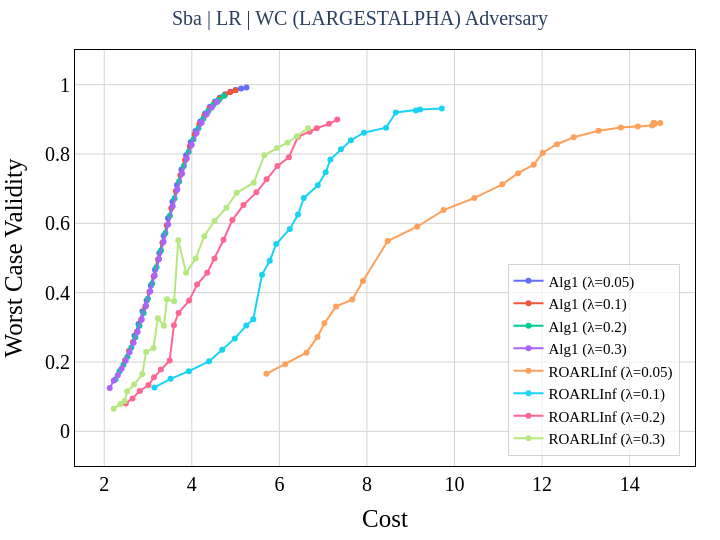

This figure's notebook cell:
### Code cell
should_plot_frontier = False


data_map = {'synthetic': 'Synthetic', 'sba': 'Small Business Administration', 'german': 'German', 'income': 'ACS Income'}
model_map = {'lr': 'Logistic Regression', 'nn': 'Neural Network'}

# colors = ['#1f77b4', '#17becf', '#9467bd', '#e377c2', '#2ca02c'] # Synthesis
colors = ['#C7E8F0', "#7FCBDC", "#37AEC8", '#236F80', '#E2C2F4', "#BD74E7", "#9726D9", "#61188B"] # Synthesis
# colors = ['#17becf', '#e377c2', '#2ca02c'] # German
# colors = ['#17becf', '#9467bd', '#e377c2', '#2ca02c'] # SBA

nc = len(colors)
font_family = 'Times New Roman'
font_color = 'black'
width, height = 720, 540

symbols = ['x' for _ in range(len(lambdas))] + ['circle']
size = [7 for _ in range(len(lambdas))] + [5]

fig = go.Figure()

if should_plot_frontier:
    for i, alg in enumerate(params["algorithms"]):
        df_alg = df_results_avg.copy()
        df_alg = df_alg[(df_alg['algorithm']==alg)].sort_values(['Cost'], ascending=True).reset_index(drop=True)
        x, y, mask = find_pareto(df_alg['Cost'], df_alg['Worst Case Validity'], return_index=True)
        df_alg = pd.DataFrame({'Algorithm': [f"{alg}" for _ in range(len(x))], 'Cost': x, 'Worst Case Validity': y, 'alpha': df_alg['alpha'][mask], 'lambda': df_alg['lambda'][mask]})

        fig.add_trace(go.Scatter(
            x = df_alg['Cost'],
            y = df_alg['Worst Case Validity'],
            mode = 'lines+markers' if alg != 'wachter' else 'markers',
            name = f"{alg}",
            showlegend=True,
            # customdata=df_alg['alpha'],
            customdata=df_alg[['alpha', 'lambda']].to_numpy(),
            hovertemplate='Cost: %{x}<br>Validity: %{y}<br>alpha: %{customdata[0]}<br>lambda: %{customdata[1]}'
        ))
else:
    c = 0
    for i, alg in enumerate(params["algorithms"]):
        for lamb in lambdas:
            # df_alg = df_results[(df_results['algorithm'] == alg) & (df_results['lambda']==lamb) & (df_results['alpha']<=0.2)].sort_values(['Cost'], ascending=True).copy().reset_index(drop=True)

            df_alg = df_results_avg.copy()

            df_alg = df_alg[(df_alg['algorithm']==alg) & (df_alg['lambda']==lamb)]
            x, y = df_alg['Cost'], df_alg['Worst Case Validity']
            df_alg = pd.DataFrame({'Algorithm': [f"{alg}_(λ={lamb})" for _ in range(len(x))], 'Cost': x, 'Worst Case Validity': y, 'alpha': df_alg['alpha']})

            # df_alg = df_alg[(df_alg['algorithm']==alg)].sort_values(['Cost'], ascending=True).reset_index(drop=True)
            # x, y, mask = find_pareto(df_alg['Cost'], df_alg['Worst Case Validity'], return_index=True)
            # df_alg = pd.DataFrame({'Algorithm': [f"{alg}_(λ={lamb})" for _ in range(len(x))], 'Cost': x, 'Worst Case Validity': y, 'alpha': df_alg['alpha'][mask]})

            fig.add_trace(go.Scatter(
                x = df_alg['Cost'],
                y = df_alg['Worst Case Validity'],
                # marker = dict(color=colors[c], size=5),
                mode = 'lines+markers' if alg != 'wachter' else 'markers',
                name = f"{alg} (λ={lamb})",
                showlegend=True,
                customdata=df_alg['alpha'],
                hovertemplate='Cost: %{x}<br>Validity: %{y}<br>alpha: %{customdata}'
            ))
            c+=1

fig.update_xaxes(
    title=dict(
        text='Cost',
        font=dict(
            family=font_family,
            color=font_color,
            size=25
        )
        ), 
    showline=True, 
    mirror=True,
    linecolor='black', 
    gridcolor='lightgrey', 
    zerolinewidth=1,
    zerolinecolor='lightgrey',
    )


fig.update_yaxes(
    title=dict(
        text='Worst Case Validity',
        font=dict(
            family=font_family,
            color=font_color,
            size=25
        ), 
        ), 
    showline=True, 
    mirror=True,
    linecolor='black', 
    gridcolor='lightgrey',
    zerolinewidth=1,
    zerolinecolor='lightgrey',
    )


fig.update_layout(
    width=width,
    height=height,
    plot_bgcolor='white',
    paper_bgcolor='white',
    margin=dict(t=50,b=25,l=25,r=25),
    title =dict(
        # text=f"{params['data'].capitalize()} | {params['base_model'].upper()} | Average Adversary", 
        text=f"{params['data'].capitalize()} | {params['base_model'].upper()} | WC ({params['adv_method']}) Adversary", 
        x= 0.5, 
        font=dict(family=font_family, size=20)
        ),
    legend=dict(
        x=0.975, 
        y=0.025, 
        orientation='v',
        xanchor='right',
        font=dict(
            family=font_family,
            color=font_color,
            size=15
            ), 
        bgcolor='rgba(255, 255, 255, 0.7)',
        bordercolor='lightgrey',
        borderwidth=1,
        entrywidth=100.5,
        ),
    xaxis=dict(
        tickfont=dict(
            family=font_family,
            color=font_color,
            size=20,
        ),
    ),
    yaxis=dict(
        tickfont=dict(
            family=font_family,
            color=font_color,
            size=20
        ),
        range=[-0.1,1.1],
    )
)

print(f'{params["data"]}  |  {params["base_model"].upper()}')
fig.show()

### Figure 1 — Plotly figure (JSON) as saved in the notebook; plotly's stock layout.template omitted (floating-point values rounded to 4 significant figures)
{"data": [{"customdata": [0.02, 0.04, 0.06, 0.08, 0.1, 0.12, 0.14, 0.16, 0.18, 0.2, 0.22, 0.24, 0.26, 0.28, 0.3, 0.32, 0.34, 0.36, 0.38, 0.4, 0.42, 0.44, 0.46, 0.48, 0.5], "hovertemplate": "Cost: %{x}<br>Validity: %{y}<br>alpha: %{customdata}", "mode": "lines+markers", "name": "Alg1 (λ=0.05)", "showlegend": true, "type": "scatter", "x": [2.69, 2.782, 2.874, 2.968, 3.063, 3.16, 3.257, 3.356, 3.456, 3.557, 3.66, 3.764, 3.869, 3.976, 4.084, 4.193, 4.304, 4.417, 4.531, 4.646, 4.763, 4.882, 5.003, 5.125, 5.249], "y": [0.2754, 0.3093, 0.3465, 0.3777, 0.4204, 0.466, 0.5141, 0.5639, 0.6144, 0.6624, 0.7103, 0.7553, 0.7967, 0.8339, 0.8665, 0.894, 0.9171, 0.936, 0.9512, 0.9631, 0.9724, 0.9795, 0.9848, 0.9889, 0.9919]}, {"customdata": [0.02, 0.04, 0.06, 0.08, 0.1, 0.12, 0.14, 0.16, 0.18, 0.2, 0.22, 0.24, 0.26, 0.28, 0.3, 0.32, 0.34, 0.36, 0.38, 0.4, 0.42, 0.44, 0.46, 0.48, 0.5], "hovertemplate": "Cost: %{x}<br>Validity: %{y}<br>alpha: %{customdata}", "mode": "lines+markers", "name": "Alg1 (λ=0.1)", "showlegend": true, "type": "scatter", "x": [2.475, 2.566, 2.657, 2.749, 2.843, 2.937, 3.033, 3.13, 3.229, 3.329, 3.43, 3.532, 3.636, 3.741, 3.847, 3.955, 4.064, 4.175, 4.288, 4.401, 4.517, 4.634, 4.752, 4.873, 4.995], "y": [0.2054, 0.2317, 0.2578, 0.2873, 0.322, 0.3604, 0.4023, 0.4477, 0.4958, 0.5441, 0.5945, 0.6446, 0.6933, 0.7397, 0.7829, 0.822, 0.8562, 0.8857, 0.9105, 0.9309, 0.9473, 0.9602, 0.9702, 0.9779, 0.9837]}, {"customdata": [0.02, 0.04, 0.06, 0.08, 0.1, 0.12, 0.14, 0.16, 0.18, 0.2, 0.22, 0.24, 0.26, 0.28, 0.3, 0.32, 0.34, 0.36, 0.38, 0.4, 0.42, 0.44, 0.46, 0.48, 0.5], "hovertemplate": "Cost: %{x}<br>Validity: %{y}<br>alpha: %{customdata}", "mode": "lines+markers", "name": "Alg1 (λ=0.2)", "showlegend": true, "type": "scatter", "x": [2.257, 2.348, 2.439, 2.529, 2.619, 2.711, 2.805, 2.9, 2.996, 3.095, 3.194, 3.295, 3.397, 3.5, 3.605, 3.711, 3.818, 3.928, 4.038, 4.15, 4.264, 4.379, 4.495, 4.614, 4.734], "y": [0.1502, 0.1732, 0.1922, 0.2155, 0.2418, 0.2712, 0.3043, 0.3414, 0.3823, 0.4262, 0.473, 0.5219, 0.5719, 0.6221, 0.6718, 0.7208, 0.7653, 0.8062, 0.8428, 0.8746, 0.9016, 0.9238, 0.9418, 0.956, 0.9671]}, {"customdata": [0.02, 0.04, 0.06, 0.08, 0.1, 0.12, 0.14, 0.16, 0.18, 0.2, 0.22, 0.24, 0.26, 0.28, 0.3, 0.32, 0.34, 0.36, 0.38, 0.4, 0.42, 0.44, 0.46, 0.48, 0.5], "hovertemplate": "Cost: %{x}<br>Validity: %{y}<br>alpha: %{customdata}", "mode": "lines+markers", "name": "Alg1 (λ=0.3)", "showlegend": true, "type": "scatter", "x": [2.126, 2.218, 2.309, 2.399, 2.488, 2.578, 2.669, 2.762, 2.856, 2.953, 3.051, 3.151, 3.252, 3.354, 3.458, 3.563, 3.669, 3.777, 3.886, 3.997, 4.11, 4.224, 4.339, 4.456, 4.575], "y": [0.1249, 0.1463, 0.1616, 0.1815, 0.2034, 0.2283, 0.2559, 0.2871, 0.3224, 0.3621, 0.4043, 0.4498, 0.4974, 0.5468, 0.5971, 0.6494, 0.6977, 0.744, 0.787, 0.8261, 0.8604, 0.8898, 0.9143, 0.9343, 0.9502]}, {"customdata": [0.02, 0.04, 0.06, 0.08, 0.1, 0.12, 0.14, 0.16, 0.18, 0.2, 0.22, 0.24, 0.26, 0.28, 0.3, 0.32, 0.34, 0.36, 0.38, 0.4, 0.42, 0.44, 0.46, 0.48, 0.5], "hovertemplate": "Cost: %{x}<br>Validity: %{y}<br>alpha: %{customdata}", "mode": "lines+markers", "name": "ROARLInf (λ=0.05)", "showlegend": true, "type": "scatter", "x": [5.706, 6.134, 6.618, 6.871, 7.028, 7.295, 7.666, 7.908, 8.474, 9.147, 9.751, 10.45, 11.09, 11.45, 11.81, 12.02, 12.34, 12.72, 13.29, 13.8, 14.19, 14.51, 14.55, 14.58, 14.7], "y": [0.1661, 0.1935, 0.2269, 0.2723, 0.3115, 0.3604, 0.38, 0.4336, 0.5488, 0.5902, 0.6381, 0.673, 0.7127, 0.7446, 0.7693, 0.8037, 0.8282, 0.8483, 0.867, 0.8762, 0.8794, 0.882, 0.8899, 0.8871, 0.8895]}, {"customdata": [0.02, 0.04, 0.06, 0.08, 0.1, 0.12, 0.14, 0.16, 0.18, 0.2, 0.22, 0.24, 0.26, 0.28, 0.3, 0.32, 0.34, 0.36, 0.38, 0.4, 0.42, 0.44, 0.46, 0.48, 0.5], "hovertemplate": "Cost: %{x}<br>Validity: %{y}<br>alpha: %{customdata}", "mode": "lines+markers", "name": "ROARLInf (λ=0.1)", "showlegend": true, "type": "scatter", "x": [3.145, 3.516, 3.932, 4.393, 4.694, 4.982, 5.242, 5.403, 5.604, 5.782, 5.927, 6.239, 6.426, 6.557, 6.878, 7.058, 7.165, 7.405, 7.633, 7.932, 8.437, 8.658, 9.117, 9.211, 9.709], "y": [0.1266, 0.1515, 0.1736, 0.2019, 0.2351, 0.2681, 0.3049, 0.3232, 0.452, 0.4918, 0.54, 0.5838, 0.6254, 0.6731, 0.7099, 0.7474, 0.7843, 0.8134, 0.8397, 0.8616, 0.8759, 0.9196, 0.9255, 0.9284, 0.9314]}, {"customdata": [0.02, 0.04, 0.06, 0.08, 0.1, 0.12, 0.14, 0.16, 0.18, 0.2, 0.22, 0.24, 0.26, 0.28, 0.3, 0.32, 0.34, 0.36, 0.38, 0.4, 0.42, 0.44, 0.46, 0.48, 0.5], "hovertemplate": "Cost: %{x}<br>Validity: %{y}<br>alpha: %{customdata}", "mode": "lines+markers", "name": "ROARLInf (λ=0.2)", "showlegend": true, "type": "scatter", "x": [2.493, 2.645, 2.81, 3.011, 3.136, 3.293, 3.493, 3.591, 3.697, 3.937, 4.12, 4.351, 4.52, 4.725, 4.925, 5.181, 5.476, 5.707, 5.956, 6.217, 6.423, 6.692, 6.853, 7.135, 7.321], "y": [0.08042, 0.09507, 0.1166, 0.1338, 0.1558, 0.178, 0.2043, 0.3063, 0.3415, 0.3772, 0.4233, 0.4572, 0.4987, 0.5526, 0.6094, 0.6528, 0.6894, 0.7271, 0.7656, 0.7903, 0.8494, 0.8644, 0.8742, 0.887, 0.8993]}, {"customdata": [0.02, 0.04, 0.06, 0.08, 0.1, 0.12, 0.14, 0.16, 0.18, 0.2, 0.22, 0.24, 0.26, 0.28, 0.3, 0.32, 0.34, 0.36, 0.38, 0.4, 0.42, 0.44, 0.46, 0.48, 0.5], "hovertemplate": "Cost: %{x}<br>Validity: %{y}<br>alpha: %{customdata}", "mode": "lines+markers", "name": "ROARLInf (λ=0.3)", "showlegend": true, "type": "scatter", "x": [2.215, 2.368, 2.463, 2.526, 2.682, 2.871, 2.956, 3.124, 3.224, 3.362, 3.433, 3.596, 3.69, 3.87, 4.089, 4.284, 4.518, 4.789, 5.025, 5.413, 5.657, 5.946, 6.186, 6.401, 6.654], "y": [0.06537, 0.07855, 0.0872, 0.1153, 0.135, 0.1652, 0.2288, 0.2403, 0.3263, 0.3044, 0.3813, 0.3756, 0.551, 0.4571, 0.4989, 0.563, 0.6068, 0.645, 0.688, 0.7171, 0.7963, 0.8173, 0.8325, 0.8511, 0.8745]}], "layout": {"height": 540, "legend": {"bgcolor": "rgba(255, 255, 255, 0.7)", "bordercolor": "lightgrey", "borderwidth": 1, "entrywidth": 100.5, "font": {"color": "black", "family": "Times New Roman", "size": 15}, "orientation": "v", "x": 0.975, "xanchor": "right", "y": 0.025}, "margin": {"b": 25, "l": 25, "r": 25, "t": 50}, "paper_bgcolor": "white", "plot_bgcolor": "white", "title": {"font": {"family": "Times New Roman", "size": 20}, "text": "Sba | LR | WC (LARGESTALPHA) Adversary", "x": 0.5}, "width": 720, "xaxis": {"gridcolor": "lightgrey", "linecolor": "black", "mirror": true, "showline": true, "tickfont": {"color": "black", "family": "Times New Roman", "size": 20}, "title": {"font": {"color": "black", "family": "Times New Roman", "size": 25}, "text": "Cost"}, "zerolinecolor": "lightgrey", "zerolinewidth": 1}, "yaxis": {"gridcolor": "lightgrey", "linecolor": "black", "mirror": true, "range": [-0.1, 1.1], "showline": true, "tickfont": {"color": "black", "family": "Times New Roman", "size": 20}, "title": {"font": {"color": "black", "family": "Times New Roman", "size": 25}, "text": "Worst Case Validity"}, "zerolinecolor": "lightgrey", "zerolinewidth": 1}}}
